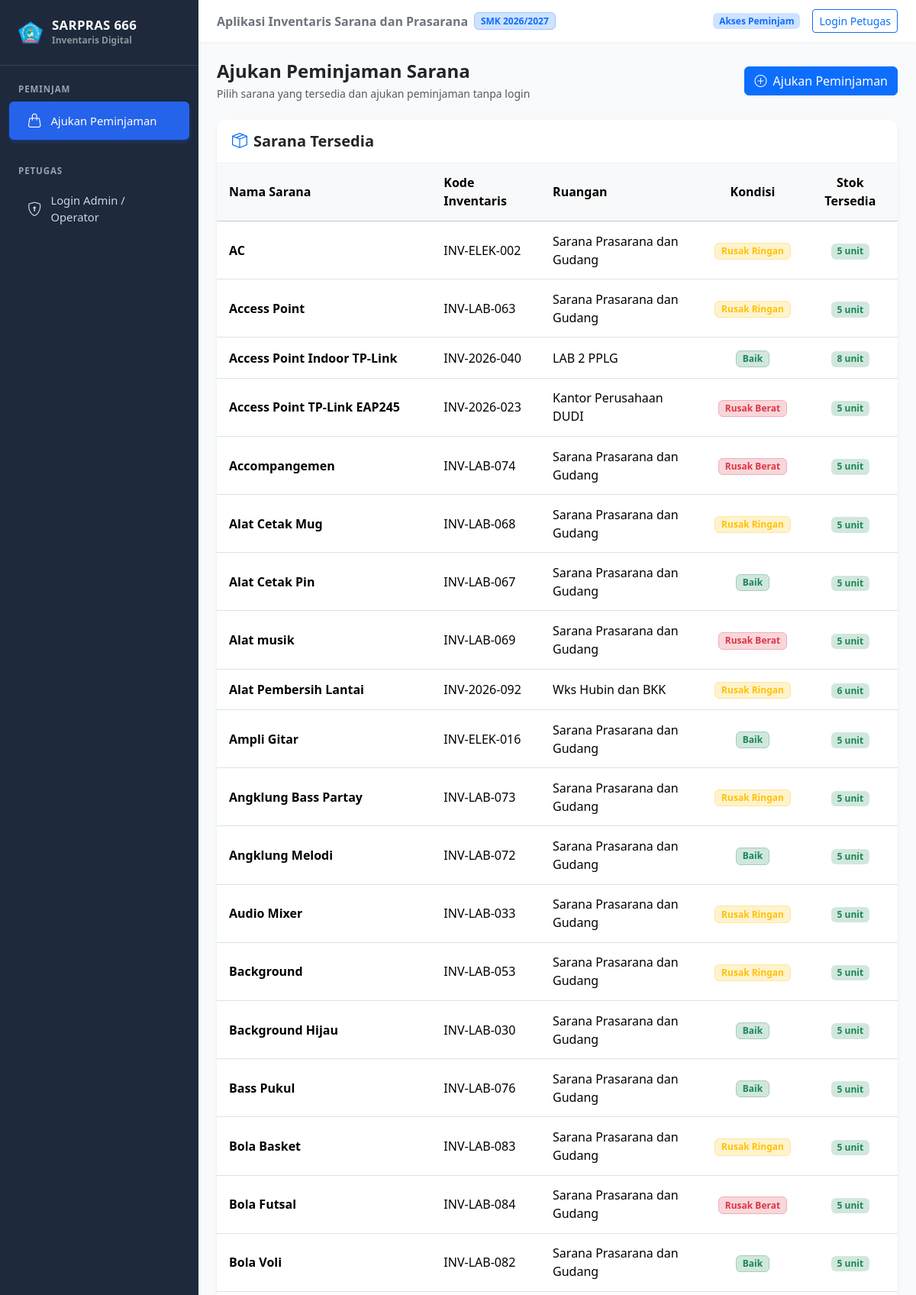
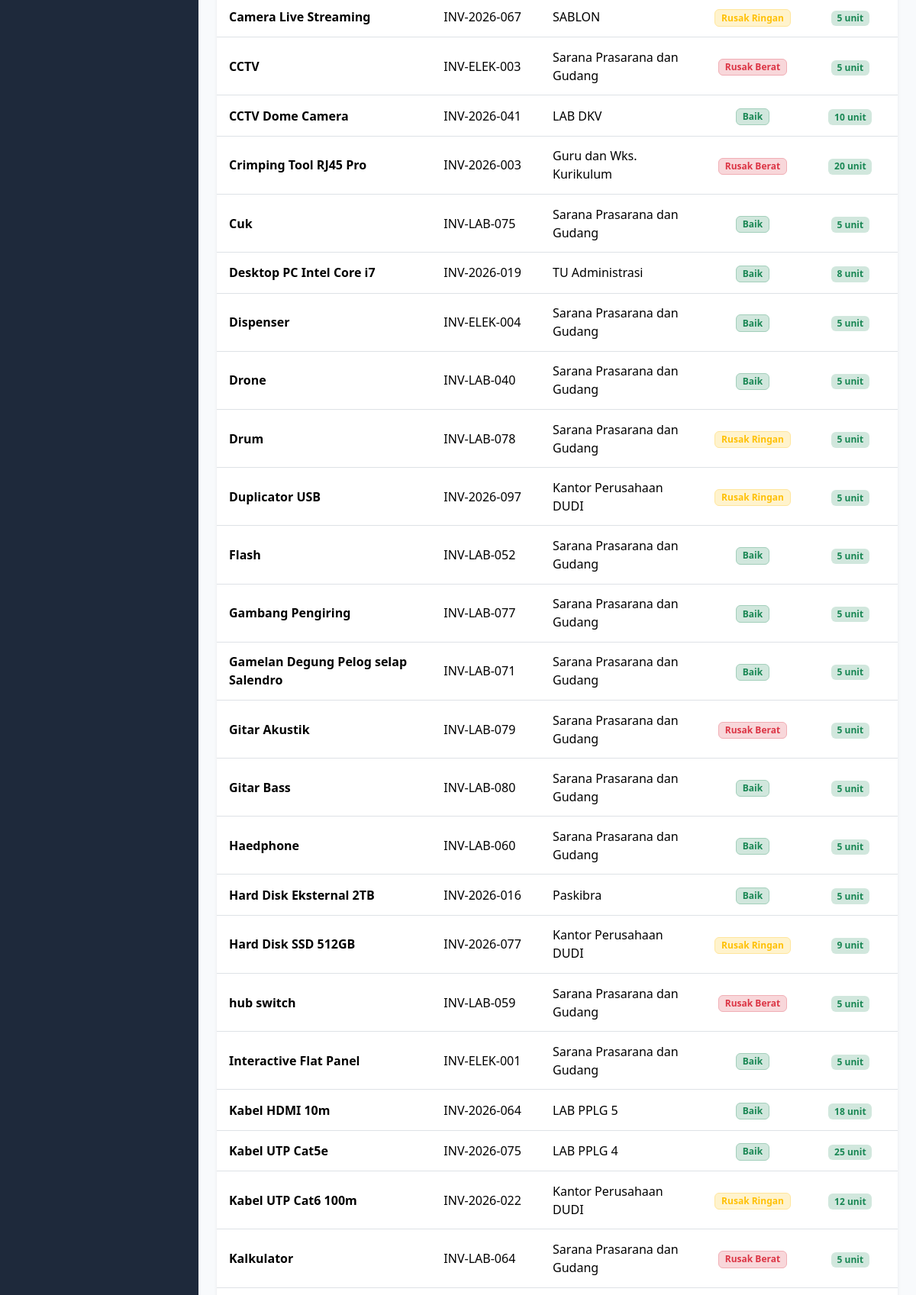
Screenshot of /peminjaman.php (upper part) with the database file from the repository (2 pictures, top to bottom).
### tables this page shows
CREATE TABLE `inventaris` (
  `id_inventaris` INT AUTO_INCREMENT PRIMARY KEY,
  `nama` VARCHAR(150) NOT NULL,
  `kondisi` VARCHAR(50) NOT NULL DEFAULT 'Baik',
  `keterangan` TEXT,
  `jumlah` INT NOT NULL DEFAULT 0,
  `id_jenis` INT NOT NULL,
  `tanggal_register` DATE NOT NULL,
  `id_ruang` INT NOT NULL,
  `kode_inventaris` VARCHAR(50) NOT NULL UNIQUE,
  `id_petugas` INT NOT NULL,
  CONSTRAINT `fk_inventaris_jenis` FOREIGN KEY (`id_jenis`) REFERENCES `jenis` (`id_jenis`) ON UPDATE CASCADE,
  CONSTRAINT `fk_inventaris_ruang` FOREIGN KEY (`id_ruang`) REFERENCES `ruang` (`id_ruang`) ON UPDATE CASCADE,
  CONSTRAINT `fk_inventaris_petugas` FOREIGN KEY (`id_petugas`) REFERENCES `petugas` (`id_petugas`) ON UPDATE CASCADE
);

CREATE TABLE `ruang` (
  `id_ruang` INT AUTO_INCREMENT PRIMARY KEY,
  `nama_ruang` VARCHAR(100) NOT NULL,
  `kode_ruang` VARCHAR(20) NOT NULL UNIQUE,
  `keterangan` TEXT
);

### peminjaman.php (the view, shortened to what the rows shown need)
<?php
require_once __DIR__ . '/classes/Auth.php';
require_once __DIR__ . '/classes/Inventaris.php';
$inventarisObj = new Inventaris();
$listBarang = $inventarisObj->getAvailableForBorrow();
$csrfToken = $_SESSION['csrf_token'];
$peminjamGrouped = [];
include __DIR__ . '/templates/header.php';
?>
<?php if ($isStaff): ?>
<div class="card border-0 shadow-sm">
    <div class="card-body p-0">
        <div class="table-responsive">
            <table class="table table-hover align-middle mb-0">
                <thead class="table-light">
                    <tr>
                        <th style="width: 50px;">No</th>
                        <th>Nama Peminjam</th>
                        <th class="text-center">Jumlah Transaksi</th>
                    </tr>
                </thead>
                <tbody>
                    <?php if (empty($peminjamGrouped)): ?>
                        <tr>
                            <td colspan="3" class="text-center py-5 text-muted">
                                <i class="bi bi-inbox fs-2 d-block mb-2"></i>
                                Tidak ada data peminjaman ditemukan.
                            </td>
                        </tr>
                    <?php else: ?>
                        <?php $no = 1; foreach ($peminjamGrouped as $peminjam): ?>
                            <?php $detailId = 'peminjam-' . $peminjam['id_pegawai']; ?>
                            <tr>
                                <td><?= $no++ ?></td>
                                <td>
                                    <button class="btn btn-link fw-bold text-decoration-none p-0" type="button" data-bs-toggle="collapse" data-bs-target="#<?= $detailId ?>" aria-expanded="false" aria-controls="<?= $detailId ?>">
                                        <i class="bi bi-person-lines-fill me-1"></i><?= htmlspecialchars($peminjam['nama_pegawai']) ?>
                                        <i class="bi bi-chevron-down ms-1 small"></i>
                                    </button>
                                    <small class="text-muted d-block"><i class="bi bi-person-badge me-1"></i><?= htmlspecialchars($peminjam['nip']) ?></small>
                                </td>
                                <td class="text-center">
                                    <span class="badge bg-primary-subtle text-primary"><?= count($peminjam['transaksi']) ?> transaksi</span>
                                </td>
                            </tr>
                            <tr class="bg-light">
                                <td colspan="3" class="p-0 border-0">
                                    <div class="collapse" id="<?= $detailId ?>">
                                    <div class="p-3">
                                    <div class="table-responsive">
                                        <table class="table table-sm table-bordered align-middle bg-white mb-0">
                                            <thead class="table-light">
                                                <tr>
                                                    <th>Kode / Tanggal Pinjam</th>
                                                    <th>Rincian Sarana per Kategori</th>
                                                    <th>Status</th>
                                                    <th class="text-center">Aksi</th>
                                                </tr>
                                            </thead>
                                            <tbody>
                                                <?php foreach ($peminjam['transaksi'] as $row): ?>
                                                    <tr>
                                                        <td>
                                                            <span class="badge bg-light text-dark border fw-bold"><?= htmlspecialchars($row['kode_peminjaman']) ?></span>
                                                            <small class="d-block text-muted mt-1"><?= date('d/m/Y', strtotime($row['tanggal_pinjam'])) ?></small>
                                                            <?php if (!empty($row['tanggal_kembali'])): ?>
                                                                <small class="d-block text-success">Kembali: <?= date('d/m/Y', strtotime($row['tanggal_kembali'])) ?></small>
                                                            <?php endif; ?>
                                                        </td>
                                                        <td>
                                                            <table class="table table-sm table-bordered align-middle mb-0">
                                                                <thead>
                                                                    <tr>
                                                                        <th>Kategori</th>
                                                                        <th>Nama Sarana</th>
                                                                        <th>Kode / Ruang</th>
                                                                        <th>Kondisi Barang</th>
                                                                        <th class="text-center">Jumlah</th>
                                                                    </tr>
                                                                </thead>
                                                                <tbody>
                                                                    <?php foreach ($row['items'] as $item): ?>
                                                                        <tr>
                                                                            <td><?= htmlspecialchars($item['nama_jenis'] ?? '-') ?></td>
                                                                            <td class="fw-semibold text-primary"><?= htmlspecialchars($item['nama_barang']) ?></td>
                                                                            <td><small>Kode: <?= htmlspecialchars($item['kode_inventaris']) ?><br>Ruang: <?= htmlspecialchars($item['nama_ruang'] ?? '-') ?></small></td>
                                                                            <td>
                                                                                <?php
                                                                                $kondisiBadge = match($item['kondisi']) {
                                                                                    'Baik' => 'bg-success-subtle text-success border-success-subtle',
                                                                                    'Rusak Ringan' => 'bg-warning-subtle text-warning border-warning-subtle',
                                                                                    default => 'bg-danger-subtle text-danger border-danger-subtle'
                                                                                };
                                                                                ?>
                                                                                <span class="badge border <?= $kondisiBadge ?>"><?= htmlspecialchars($item['kondisi']) ?></span>
                                                                            </td>
                                                                            <td class="text-center"><?= (int) $item['jumlah'] ?> unit</td>
                                                                        </tr>
                                                                    <?php endforeach; ?>
                                                                </tbody>
                                                            </table>
                                                        </td>
                                                        <td>
                                                            <?php if ($row['status_peminjaman'] === 'Menunggu Konfirmasi'): ?>
                                                                <span class="badge bg-info-subtle text-info border border-info-subtle">Menunggu Konfirmasi</span>
                                                            <?php elseif ($row['status_peminjaman'] === 'Dipinjam'): ?>
                                                                <span class="badge bg-warning-subtle text-warning border border-warning-subtle">Dipinjam</span>
                                                            <?php elseif ($row['status_peminjaman'] === 'Sudah Kembali'): ?>
                                                                <span class="badge bg-success-subtle text-success border border-success-subtle">Sudah Kembali</span>
                                                            <?php elseif ($row['status_peminjaman'] === 'Ditolak'): ?>
                                                                <span class="badge bg-danger-subtle text-danger border border-danger-subtle">Ditolak</span>
                                                            <?php else: ?>
                                                                <span class="badge bg-secondary"><?= htmlspecialchars($row['status_peminjaman']) ?></span>
                                                            <?php endif; ?>
                                                        </td>
                                                        <td class="text-center">
                                                            <div class="d-flex justify-content-center gap-1 flex-wrap">
                                                                <?php if ($row['status_peminjaman'] === 'Menunggu Konfirmasi'): ?>
                                                                    <form method="POST" action="" class="d-inline">
                                                                        <input type="hidden" name="action" value="approve_peminjaman">
                                                                        <input type="hidden" name="id_peminjaman" value="<?= (int) $row['id_peminjaman'] ?>">
                                                                        <input type="hidden" name="csrf_token" value="<?= htmlspecialchars($csrfToken) ?>">
                                                                        <button type="submit" class="btn btn-sm btn-success" title="Setujui peminjaman">
                                                                            <i class="bi bi-check-lg"></i> Setujui
                                                                        </button>
                                                                    </form>
                                                                    <form method="POST" action="" class="d-inline" onsubmit="return confirm('Tolak pengajuan peminjaman ini?');">
                                                                        <input type="hidden" name="action" value="reject_peminjaman">
                                                                        <input type="hidden" name="id_peminjaman" value="<?= (int) $row['id_peminjaman'] ?>">
                                                                        <input type="hidden" name="csrf_token" value="<?= htmlspecialchars($csrfToken) ?>">
                                                                        <button type="submit" class="btn btn-sm btn-outline-danger" title="Tolak peminjaman">
                                                                            <i class="bi bi-x-lg"></i> Tolak
                                                                        </button>
                                                                    </form>
                                                                <?php endif; ?>
                                                                <a href="cetak_bukti_pinjam.php?id=<?= $row['id_peminjaman'] ?>" target="_blank" class="btn btn-sm btn-outline-info" title="Cetak Bukti Peminjaman">
                                                                    <i class="bi bi-printer"></i> Struk
                                                                </a>
                                                                <?php if (Auth::canPengembalian() && $row['status_peminjaman'] === 'Dipinjam'): ?>
                                                                    <a href="pengembalian.php?id=<?= $row['id_peminjaman'] ?>" class="btn btn-sm btn-warning" title="Proses Pengembalian">
                                                                        <i class="bi bi-arrow-counterclockwise"></i>
                                                                    </a>
                                                                <?php endif; ?>
                                                            </div>
                                                        </td>
                                                    </tr>
                                                <?php endforeach; ?>
                                            </tbody>
                                        </table>
                                    </div>
                                    </div>
                                    </div>
                                </td>
                            </tr>
                        <?php endforeach; ?>
                    <?php endif; ?>
                </tbody>
            </table>
        </div>
    </div>
</div>
<?php else: ?>
<div class="card border-0 shadow-sm mb-4">
    <div class="card-body p-0">
    <div class="table-responsive">
        <table class="table table-hover align-middle mb-0">
            <thead class="table-light">
                <tr>
                    <th>Nama Sarana</th>
                    <th>Kode Inventaris</th>
                    <th>Ruangan</th>
                    <th class="text-center">Kondisi</th>
                    <th class="text-center">Stok Tersedia</th>
                </tr>
            </thead>
            <tbody>
                <?php if (empty($listBarang)): ?>
                    <tr>
                        <td colspan="5" class="text-center py-4 text-muted">Belum ada sarana yang tersedia untuk dipinjam.</td>
                    </tr>
                <?php else: ?>
                    <?php foreach ($listBarang as $barang): ?>
                        <tr>
                            <td class="fw-semibold"><?= htmlspecialchars($barang['nama']) ?></td>
                            <td><?= htmlspecialchars($barang['kode_inventaris']) ?></td>
                            <td><?= htmlspecialchars($barang['nama_ruang']) ?></td>
                            <td class="text-center">
                                <?php
                                $kondisiBadge = match($barang['kondisi']) {
                                    'Baik' => 'bg-success-subtle text-success border-success-subtle',
                                    'Rusak Ringan' => 'bg-warning-subtle text-warning border-warning-subtle',
                                    default => 'bg-danger-subtle text-danger border-danger-subtle'
                                };
                                ?>
                                <span class="badge border <?= $kondisiBadge ?>"><?= htmlspecialchars($barang['kondisi']) ?></span>
                            </td>
                            <td class="text-center"><span class="badge bg-success-subtle text-success"><?= (int) $barang['jumlah'] ?> unit</span></td>
                        </tr>
                    <?php endforeach; ?>
                <?php endif; ?>
            </tbody>
        </table>
    </div>
    </div>
</div>
<?php endif; ?>
<?php include __DIR__ . '/templates/footer.php'; ?>

### rows the page displays
inventaris: nama "AC", kode_inventaris "INV-ELEK-002", id_ruang.nama_ruang "Sarana Prasarana dan Gudang", kondisi "Rusak Ringan", jumlah "5"
inventaris: nama "Access Point", kode_inventaris "INV-LAB-063", id_ruang.nama_ruang "Sarana Prasarana dan Gudang", kondisi "Rusak Ringan", jumlah "5"
inventaris: nama "Access Point Indoor TP-Link", kode_inventaris "INV-2026-040", id_ruang.nama_ruang "LAB 2 PPLG", kondisi "Baik", jumlah "8"
inventaris: nama "Access Point TP-Link EAP245", kode_inventaris "INV-2026-023", id_ruang.nama_ruang "Kantor Perusahaan DUDI", kondisi "Rusak Berat", jumlah "5"
inventaris: nama "Accompangemen", kode_inventaris "INV-LAB-074", id_ruang.nama_ruang "Sarana Prasarana dan Gudang", kondisi "Rusak Berat", jumlah "5"
inventaris: nama "Alat Cetak Mug", kode_inventaris "INV-LAB-068", id_ruang.nama_ruang "Sarana Prasarana dan Gudang", kondisi "Rusak Ringan", jumlah "5"
inventaris: nama "Alat Cetak Pin", kode_inventaris "INV-LAB-067", id_ruang.nama_ruang "Sarana Prasarana dan Gudang", kondisi "Baik", jumlah "5"
inventaris: nama "Alat musik", kode_inventaris "INV-LAB-069", id_ruang.nama_ruang "Sarana Prasarana dan Gudang", kondisi "Rusak Berat", jumlah "5"
inventaris: nama "Alat Pembersih Lantai", kode_inventaris "INV-2026-092", id_ruang.nama_ruang "Wks Hubin dan BKK", kondisi "Rusak Ringan", jumlah "6"
inventaris: nama "Ampli Gitar", kode_inventaris "INV-ELEK-016", id_ruang.nama_ruang "Sarana Prasarana dan Gudang", kondisi "Baik", jumlah "5"
inventaris: nama "Angklung Bass Partay", kode_inventaris "INV-LAB-073", id_ruang.nama_ruang "Sarana Prasarana dan Gudang", kondisi "Rusak Ringan", jumlah "5"
inventaris: nama "Angklung Melodi", kode_inventaris "INV-LAB-072", id_ruang.nama_ruang "Sarana Prasarana dan Gudang", kondisi "Baik", jumlah "5"
inventaris: nama "Audio Mixer", kode_inventaris "INV-LAB-033", id_ruang.nama_ruang "Sarana Prasarana dan Gudang", kondisi "Rusak Ringan", jumlah "5"
inventaris: nama "Background", kode_inventaris "INV-LAB-053", id_ruang.nama_ruang "Sarana Prasarana dan Gudang", kondisi "Rusak Ringan", jumlah "5"
inventaris: nama "Background Hijau", kode_inventaris "INV-LAB-030", id_ruang.nama_ruang "Sarana Prasarana dan Gudang", kondisi "Baik", jumlah "5"
inventaris: nama "Bass Pukul", kode_inventaris "INV-LAB-076", id_ruang.nama_ruang "Sarana Prasarana dan Gudang", kondisi "Baik", jumlah "5"
inventaris: nama "Bola Basket", kode_inventaris "INV-LAB-083", id_ruang.nama_ruang "Sarana Prasarana dan Gudang", kondisi "Rusak Ringan", jumlah "5"
inventaris: nama "Bola Futsal", kode_inventaris "INV-LAB-084", id_ruang.nama_ruang "Sarana Prasarana dan Gudang", kondisi "Rusak Berat", jumlah "5"
inventaris: nama "Bola Voli", kode_inventaris "INV-LAB-082", id_ruang.nama_ruang "Sarana Prasarana dan Gudang", kondisi "Baik", jumlah "5"
inventaris: nama "Camera Live Streaming", kode_inventaris "INV-2026-067", id_ruang.nama_ruang "SABLON", kondisi "Rusak Ringan", jumlah "5"
inventaris: nama "CCTV", kode_inventaris "INV-ELEK-003", id_ruang.nama_ruang "Sarana Prasarana dan Gudang", kondisi "Rusak Berat", jumlah "5"
inventaris: nama "CCTV Dome Camera", kode_inventaris "INV-2026-041", id_ruang.nama_ruang "LAB DKV", kondisi "Baik", jumlah "10"
inventaris: nama "Crimping Tool RJ45 Pro", kode_inventaris "INV-2026-003", id_ruang.nama_ruang "Guru dan Wks. Kurikulum", kondisi "Rusak Berat", jumlah "20"
inventaris: nama "Cuk", kode_inventaris "INV-LAB-075", id_ruang.nama_ruang "Sarana Prasarana dan Gudang", kondisi "Baik", jumlah "5"
inventaris: nama "Desktop PC Intel Core i7", kode_inventaris "INV-2026-019", id_ruang.nama_ruang "TU Administrasi", kondisi "Baik", jumlah "8"
inventaris: nama "Dispenser", kode_inventaris "INV-ELEK-004", id_ruang.nama_ruang "Sarana Prasarana dan Gudang", kondisi "Baik", jumlah "5"
inventaris: nama "Drone", kode_inventaris "INV-LAB-040", id_ruang.nama_ruang "Sarana Prasarana dan Gudang", kondisi "Baik", jumlah "5"
inventaris: nama "Drum", kode_inventaris "INV-LAB-078", id_ruang.nama_ruang "Sarana Prasarana dan Gudang", kondisi "Rusak Ringan", jumlah "5"
inventaris: nama "Duplicator USB", kode_inventaris "INV-2026-097", id_ruang.nama_ruang "Kantor Perusahaan DUDI", kondisi "Rusak Ringan", jumlah "5"
inventaris: nama "Flash", kode_inventaris "INV-LAB-052", id_ruang.nama_ruang "Sarana Prasarana dan Gudang", kondisi "Baik", jumlah "5"
inventaris: nama "Gambang Pengiring", kode_inventaris "INV-LAB-077", id_ruang.nama_ruang "Sarana Prasarana dan Gudang", kondisi "Baik", jumlah "5"
inventaris: nama "Gamelan Degung Pelog selap Salendro", kode_inventaris "INV-LAB-071", id_ruang.nama_ruang "Sarana Prasarana dan Gudang", kondisi "Baik", jumlah "5"
inventaris: nama "Gitar Akustik", kode_inventaris "INV-LAB-079", id_ruang.nama_ruang "Sarana Prasarana dan Gudang", kondisi "Rusak Berat", jumlah "5"
inventaris: nama "Gitar Bass", kode_inventaris "INV-LAB-080", id_ruang.nama_ruang "Sarana Prasarana dan Gudang", kondisi "Baik", jumlah "5"
inventaris: nama "Haedphone", kode_inventaris "INV-LAB-060", id_ruang.nama_ruang "Sarana Prasarana dan Gudang", kondisi "Baik", jumlah "5"
inventaris: nama "Hard Disk Eksternal 2TB", kode_inventaris "INV-2026-016", id_ruang.nama_ruang "Paskibra", kondisi "Baik", jumlah "5"
inventaris: nama "Hard Disk SSD 512GB", kode_inventaris "INV-2026-077", id_ruang.nama_ruang "Kantor Perusahaan DUDI", kondisi "Rusak Ringan", jumlah "9"
inventaris: nama "hub switch", kode_inventaris "INV-LAB-059", id_ruang.nama_ruang "Sarana Prasarana dan Gudang", kondisi "Rusak Berat", jumlah "5"
inventaris: nama "Interactive Flat Panel", kode_inventaris "INV-ELEK-001", id_ruang.nama_ruang "Sarana Prasarana dan Gudang", kondisi "Baik", jumlah "5"
inventaris: nama "Kabel HDMI 10m", kode_inventaris "INV-2026-064", id_ruang.nama_ruang "LAB PPLG 5", kondisi "Baik", jumlah "18"
inventaris: nama "Kabel UTP Cat5e", kode_inventaris "INV-2026-075", id_ruang.nama_ruang "LAB PPLG 4", kondisi "Baik", jumlah "25"
inventaris: nama "Kabel UTP Cat6 100m", kode_inventaris "INV-2026-022", id_ruang.nama_ruang "Kantor Perusahaan DUDI", kondisi "Rusak Ringan", jumlah "12"
inventaris: nama "Kalkulator", kode_inventaris "INV-LAB-064", id_ruang.nama_ruang "Sarana Prasarana dan Gudang", kondisi "Rusak Berat", jumlah "5"
